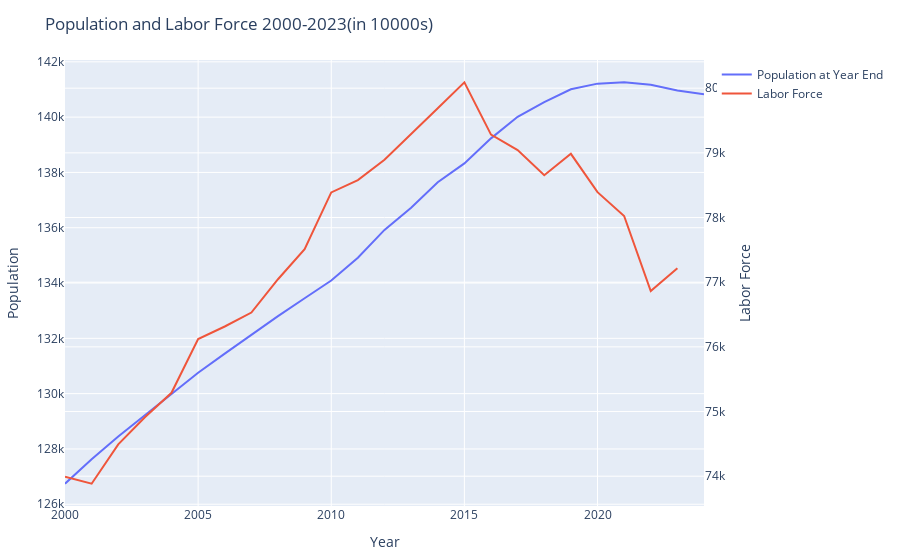

Notebook code for this chart:
### Code cell
# Population and Labor Force from 2000-2023
#selected_years = 2000:2023
#df_subset_1 = filter(row -> row."Year" in selected_years, df_overview)
pop_line = PlotlyJS.scatter(
    x = df_overview."Year",
    y = df_overview."Population at Year End",
    mode = "lines",
    name = "Population at Year End",
    yaxis = "y"   # primary y-axis
)
lf_line = PlotlyJS.scatter(
    x = df_overview."Year",
    y = df_overview."Labor Force",
    mode = "lines",
    name = "Labor Force",
    yaxis = "y2"  # secondary y-axis
)
layout1 = PlotlyJS.Layout(
    title = "Population and Labor Force 2000-2023(in 10000s)",
    xaxis = PlotlyJS.attr(title = "Year"),
    yaxis = PlotlyJS.attr(title = "Population"),
    yaxis2 = PlotlyJS.attr(
        title = "Labor Force",
        overlaying = "y",  # overlay on the primary y-axis
        side = "right"     # position on the right
    ),
)
pop_labor_graph = PlotlyJS.plot([pop_line, lf_line], layout1)
display(pop_labor_graph)

### Figure 1 — Plotly figure (JSON) as saved in the notebook; plotly's stock layout.template omitted (floating-point values rounded to 4 significant figures)
{"data": [{"mode": "lines", "name": "Population at Year End", "type": "scatter", "x": [2000, 2001, 2002, 2003, 2004, 2005, 2006, 2007, 2008, 2009, 2010, 2011, 2012, 2013, 2014, 2015, 2016, 2017, 2018, 2019, 2020, 2021, 2022, 2023, 2024], "y": [126743, 127627, 128453, 129227, 129988, 130756, 131448, 132129, 132802, 133450, 134091, 134916, 135922, 136726, 137646, 138326, 139232, 140011, 140541, 141008, 141212, 141260, 141175, 140967, 140828], "yaxis": "y"}, {"mode": "lines", "name": "Labor Force", "type": "scatter", "x": [2000, 2001, 2002, 2003, 2004, 2005, 2006, 2007, 2008, 2009, 2010, 2011, 2012, 2013, 2014, 2015, 2016, 2017, 2018, 2019, 2020, 2021, 2022, 2023, 2024], "y": [73992, 73884, 74492, 74911, 75290, 76120, 76315, 76531, 77046, 77510, 78388, 78579, 78894, 79300, 79690, 80091, 79282, 79042, 78653, 78985, 78392, 78024, 76863, 77216, null], "yaxis": "y2"}], "layout": {"margin": {"b": 50, "l": 50, "r": 50, "t": 60}, "title": "Population and Labor Force 2000-2023(in 10000s)", "xaxis": {"title": "Year"}, "yaxis": {"title": "Population"}, "yaxis2": {"overlaying": "y", "side": "right", "title": "Labor Force"}}}
